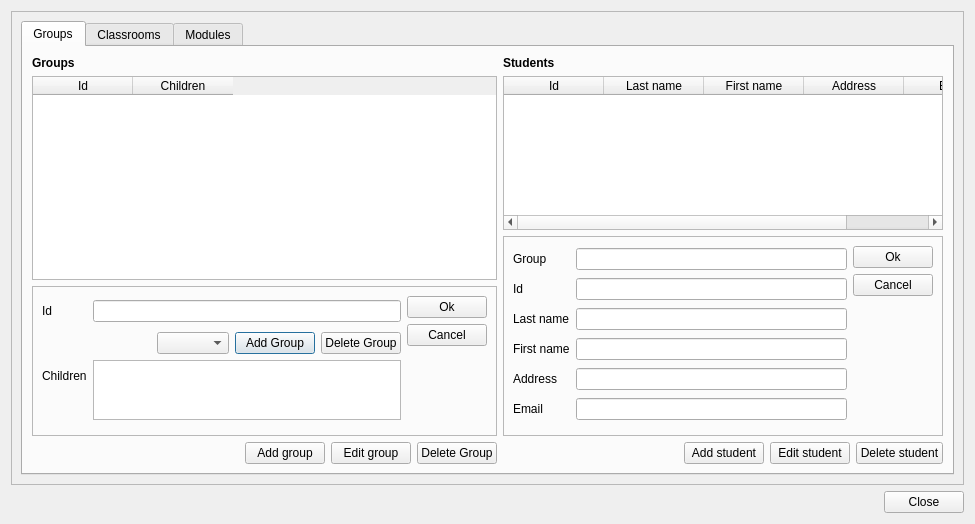
<?xml version="1.0" encoding="UTF-8"?>
<ui version="4.0">
 <class>WindowAdministrator</class>
 <widget class="QDialog" name="WindowAdministrator">
  <property name="geometry">
   <rect>
    <x>0</x>
    <y>0</y>
    <width>975</width>
    <height>524</height>
   </rect>
  </property>
  <property name="windowTitle">
   <string>WindowAdministrator</string>
  </property>
  <layout class="QVBoxLayout" name="verticalLayout">
   <item>
    <widget class="QScrollArea" name="scrollArea">
     <property name="widgetResizable">
      <bool>true</bool>
     </property>
     <widget class="QWidget" name="scrollAreaWidgetContents">
      <property name="geometry">
       <rect>
        <x>0</x>
        <y>0</y>
        <width>953</width>
        <height>467</height>
       </rect>
      </property>
      <layout class="QHBoxLayout" name="horizontalLayout_16">
       <item>
        <widget class="QTabWidget" name="tabWidget">
         <property name="currentIndex">
          <number>0</number>
         </property>
         <widget class="QWidget" name="tabGroups">
          <attribute name="title">
           <string>Groups</string>
          </attribute>
          <layout class="QHBoxLayout" name="horizontalLayout">
           <item>
            <layout class="QVBoxLayout" name="verticalLayout_2">
             <property name="sizeConstraint">
              <enum>QLayout::SetDefaultConstraint</enum>
             </property>
             <item>
              <widget class="QLabel" name="label">
               <property name="font">
                <font>
                 <weight>75</weight>
                 <bold>true</bold>
                </font>
               </property>
               <property name="text">
                <string>Groups</string>
               </property>
              </widget>
             </item>
             <item>
              <widget class="QTableWidget" name="tableWidgetGroups">
               <property name="editTriggers">
                <set>QAbstractItemView::NoEditTriggers</set>
               </property>
               <property name="alternatingRowColors">
                <bool>true</bool>
               </property>
               <property name="selectionMode">
                <enum>QAbstractItemView::SingleSelection</enum>
               </property>
               <property name="selectionBehavior">
                <enum>QAbstractItemView::SelectRows</enum>
               </property>
               <property name="showGrid">
                <bool>false</bool>
               </property>
               <attribute name="verticalHeaderVisible">
                <bool>false</bool>
               </attribute>
               <attribute name="verticalHeaderDefaultSectionSize">
                <number>18</number>
               </attribute>
               <attribute name="verticalHeaderVisible">
                <bool>false</bool>
               </attribute>
               <attribute name="verticalHeaderDefaultSectionSize">
                <number>18</number>
               </attribute>
               <column>
                <property name="text">
                 <string>Id</string>
                </property>
               </column>
               <column>
                <property name="text">
                 <string>Children</string>
                </property>
               </column>
              </widget>
             </item>
             <item>
              <widget class="QFrame" name="frameEditGroup">
               <property name="minimumSize">
                <size>
                 <width>465</width>
                 <height>150</height>
                </size>
               </property>
               <property name="maximumSize">
                <size>
                 <width>465</width>
                 <height>150</height>
                </size>
               </property>
               <property name="frameShape">
                <enum>QFrame::StyledPanel</enum>
               </property>
               <property name="frameShadow">
                <enum>QFrame::Raised</enum>
               </property>
               <layout class="QHBoxLayout" name="horizontalLayout_12">
                <item>
                 <layout class="QGridLayout" name="gridLayout_3">
                  <item row="0" column="0">
                   <widget class="QLabel" name="label_13">
                    <property name="text">
                     <string>Id</string>
                    </property>
                   </widget>
                  </item>
                  <item row="0" column="1">
                   <widget class="QLineEdit" name="lineEditIdGroup"/>
                  </item>
                  <item row="1" column="1">
                   <layout class="QVBoxLayout" name="verticalLayout_11">
                    <item>
                     <layout class="QHBoxLayout" name="horizontalLayout_14">
                      <item>
                       <spacer name="horizontalSpacer_8">
                        <property name="orientation">
                         <enum>Qt::Horizontal</enum>
                        </property>
                        <property name="sizeHint" stdset="0">
                         <size>
                          <width>40</width>
                          <height>20</height>
                         </size>
                        </property>
                       </spacer>
                      </item>
                      <item>
                       <widget class="QComboBox" name="comboBoxChildrenGroup"/>
                      </item>
                      <item>
                       <widget class="QPushButton" name="buttonAddChildrenGroup">
                        <property name="text">
                         <string>Add Group</string>
                        </property>
                       </widget>
                      </item>
                      <item>
                       <widget class="QPushButton" name="buttonDeleteChildrenGroup">
                        <property name="text">
                         <string>Delete Group</string>
                        </property>
                       </widget>
                      </item>
                     </layout>
                    </item>
                    <item>
                     <widget class="QListWidget" name="listWidgetChildrenGroup">
                      <property name="maximumSize">
                       <size>
                        <width>16777215</width>
                        <height>60</height>
                       </size>
                      </property>
                     </widget>
                    </item>
                   </layout>
                  </item>
                  <item row="1" column="0">
                   <widget class="QLabel" name="label_14">
                    <property name="text">
                     <string>Children</string>
                    </property>
                   </widget>
                  </item>
                 </layout>
                </item>
                <item>
                 <layout class="QVBoxLayout" name="verticalLayout_10">
                  <item>
                   <widget class="QPushButton" name="buttonOkEditGroup">
                    <property name="text">
                     <string>Ok</string>
                    </property>
                   </widget>
                  </item>
                  <item>
                   <widget class="QPushButton" name="buttonCancelEditGroup">
                    <property name="text">
                     <string>Cancel</string>
                    </property>
                   </widget>
                  </item>
                  <item>
                   <spacer name="verticalSpacer_3">
                    <property name="orientation">
                     <enum>Qt::Vertical</enum>
                    </property>
                    <property name="sizeHint" stdset="0">
                     <size>
                      <width>20</width>
                      <height>40</height>
                     </size>
                    </property>
                   </spacer>
                  </item>
                 </layout>
                </item>
               </layout>
              </widget>
             </item>
             <item>
              <layout class="QHBoxLayout" name="horizontalLayout_2">
               <item>
                <spacer name="horizontalSpacer">
                 <property name="orientation">
                  <enum>Qt::Horizontal</enum>
                 </property>
                 <property name="sizeHint" stdset="0">
                  <size>
                   <width>40</width>
                   <height>20</height>
                  </size>
                 </property>
                </spacer>
               </item>
               <item>
                <widget class="QPushButton" name="buttonAddGroup">
                 <property name="text">
                  <string>Add group</string>
                 </property>
                </widget>
               </item>
               <item>
                <widget class="QPushButton" name="buttonEditGroup">
                 <property name="text">
                  <string>Edit group</string>
                 </property>
                </widget>
               </item>
               <item>
                <widget class="QPushButton" name="buttonDeleteGroup">
                 <property name="text">
                  <string>Delete Group</string>
                 </property>
                </widget>
               </item>
              </layout>
             </item>
            </layout>
           </item>
           <item>
            <layout class="QVBoxLayout" name="verticalLayout_3">
             <item>
              <widget class="QLabel" name="labelStudent">
               <property name="font">
                <font>
                 <weight>75</weight>
                 <bold>true</bold>
                </font>
               </property>
               <property name="text">
                <string>Students</string>
               </property>
              </widget>
             </item>
             <item>
              <widget class="QTableWidget" name="tableWidgetStudents">
               <property name="editTriggers">
                <set>QAbstractItemView::NoEditTriggers</set>
               </property>
               <property name="alternatingRowColors">
                <bool>true</bool>
               </property>
               <property name="selectionMode">
                <enum>QAbstractItemView::SingleSelection</enum>
               </property>
               <property name="selectionBehavior">
                <enum>QAbstractItemView::SelectRows</enum>
               </property>
               <property name="showGrid">
                <bool>false</bool>
               </property>
               <attribute name="verticalHeaderVisible">
                <bool>false</bool>
               </attribute>
               <attribute name="verticalHeaderDefaultSectionSize">
                <number>18</number>
               </attribute>
               <attribute name="verticalHeaderVisible">
                <bool>false</bool>
               </attribute>
               <attribute name="verticalHeaderDefaultSectionSize">
                <number>18</number>
               </attribute>
               <column>
                <property name="text">
                 <string>Id</string>
                </property>
               </column>
               <column>
                <property name="text">
                 <string>Last name</string>
                </property>
               </column>
               <column>
                <property name="text">
                 <string>First name</string>
                </property>
               </column>
               <column>
                <property name="text">
                 <string>Address</string>
                </property>
               </column>
               <column>
                <property name="text">
                 <string>Email</string>
                </property>
               </column>
              </widget>
             </item>
             <item>
              <widget class="QFrame" name="frameEditStudent">
               <property name="minimumSize">
                <size>
                 <width>0</width>
                 <height>200</height>
                </size>
               </property>
               <property name="maximumSize">
                <size>
                 <width>16777215</width>
                 <height>200</height>
                </size>
               </property>
               <property name="frameShape">
                <enum>QFrame::StyledPanel</enum>
               </property>
               <property name="frameShadow">
                <enum>QFrame::Raised</enum>
               </property>
               <layout class="QHBoxLayout" name="horizontalLayout_15">
                <item>
                 <layout class="QGridLayout" name="gridLayout_4">
                  <item row="1" column="0">
                   <widget class="QLabel" name="label_15">
                    <property name="text">
                     <string>Group</string>
                    </property>
                   </widget>
                  </item>
                  <item row="2" column="0">
                   <widget class="QLabel" name="label_16">
                    <property name="text">
                     <string>Id</string>
                    </property>
                   </widget>
                  </item>
                  <item row="3" column="0">
                   <widget class="QLabel" name="label_17">
                    <property name="text">
                     <string>Last name</string>
                    </property>
                   </widget>
                  </item>
                  <item row="4" column="0">
                   <widget class="QLabel" name="label_18">
                    <property name="text">
                     <string>First name</string>
                    </property>
                   </widget>
                  </item>
                  <item row="5" column="0">
                   <widget class="QLabel" name="label_19">
                    <property name="text">
                     <string>Address</string>
                    </property>
                   </widget>
                  </item>
                  <item row="6" column="0">
                   <widget class="QLabel" name="label_20">
                    <property name="text">
                     <string>Email</string>
                    </property>
                   </widget>
                  </item>
                  <item row="1" column="1">
                   <widget class="QLineEdit" name="lineEditGroupStudent">
                    <property name="readOnly">
                     <bool>true</bool>
                    </property>
                   </widget>
                  </item>
                  <item row="2" column="1">
                   <widget class="QLineEdit" name="lineEditIdStudent"/>
                  </item>
                  <item row="3" column="1">
                   <widget class="QLineEdit" name="lineEditLastNameStudent"/>
                  </item>
                  <item row="4" column="1">
                   <widget class="QLineEdit" name="lineEditFirstNameStudent"/>
                  </item>
                  <item row="5" column="1">
                   <widget class="QLineEdit" name="lineEditAddressStudent"/>
                  </item>
                  <item row="6" column="1">
                   <widget class="QLineEdit" name="lineEditEmailStudent"/>
                  </item>
                 </layout>
                </item>
                <item>
                 <layout class="QVBoxLayout" name="verticalLayout_12">
                  <item>
                   <widget class="QPushButton" name="buttonOkEditStudent">
                    <property name="text">
                     <string>Ok</string>
                    </property>
                   </widget>
                  </item>
                  <item>
                   <widget class="QPushButton" name="buttonCancelStudent">
                    <property name="text">
                     <string>Cancel</string>
                    </property>
                   </widget>
                  </item>
                  <item>
                   <spacer name="verticalSpacer_4">
                    <property name="orientation">
                     <enum>Qt::Vertical</enum>
                    </property>
                    <property name="sizeHint" stdset="0">
                     <size>
                      <width>20</width>
                      <height>40</height>
                     </size>
                    </property>
                   </spacer>
                  </item>
                 </layout>
                </item>
               </layout>
              </widget>
             </item>
             <item>
              <layout class="QHBoxLayout" name="horizontalLayout_3">
               <item>
                <spacer name="horizontalSpacer_2">
                 <property name="orientation">
                  <enum>Qt::Horizontal</enum>
                 </property>
                 <property name="sizeHint" stdset="0">
                  <size>
                   <width>40</width>
                   <height>20</height>
                  </size>
                 </property>
                </spacer>
               </item>
               <item>
                <widget class="QPushButton" name="buttonAddStudent">
                 <property name="text">
                  <string>Add student</string>
                 </property>
                </widget>
               </item>
               <item>
                <widget class="QPushButton" name="buttonEditStudent">
                 <property name="text">
                  <string>Edit student</string>
                 </property>
                </widget>
               </item>
               <item>
                <widget class="QPushButton" name="buttonDeleteStudent">
                 <property name="text">
                  <string>Delete student</string>
                 </property>
                </widget>
               </item>
              </layout>
             </item>
            </layout>
           </item>
          </layout>
         </widget>
         <widget class="QWidget" name="tabClassrooms">
          <attribute name="title">
           <string>Classrooms</string>
          </attribute>
          <layout class="QHBoxLayout" name="horizontalLayout_4">
           <item>
            <layout class="QVBoxLayout" name="verticalLayout_4">
             <item>
              <widget class="QLabel" name="label_3">
               <property name="font">
                <font>
                 <weight>75</weight>
                 <bold>true</bold>
                </font>
               </property>
               <property name="text">
                <string>Classrooms</string>
               </property>
              </widget>
             </item>
             <item>
              <widget class="QTableWidget" name="tableWidgetClassrooms">
               <property name="editTriggers">
                <set>QAbstractItemView::NoEditTriggers</set>
               </property>
               <property name="alternatingRowColors">
                <bool>true</bool>
               </property>
               <property name="selectionMode">
                <enum>QAbstractItemView::SingleSelection</enum>
               </property>
               <property name="selectionBehavior">
                <enum>QAbstractItemView::SelectRows</enum>
               </property>
               <property name="showGrid">
                <bool>false</bool>
               </property>
               <attribute name="verticalHeaderVisible">
                <bool>false</bool>
               </attribute>
               <attribute name="verticalHeaderDefaultSectionSize">
                <number>18</number>
               </attribute>
               <attribute name="verticalHeaderVisible">
                <bool>false</bool>
               </attribute>
               <attribute name="verticalHeaderDefaultSectionSize">
                <number>18</number>
               </attribute>
               <column>
                <property name="text">
                 <string>Id</string>
                </property>
               </column>
               <column>
                <property name="text">
                 <string>Capacity</string>
                </property>
               </column>
               <column>
                <property name="text">
                 <string>Type</string>
                </property>
               </column>
               <column>
                <property name="text">
                 <string>Specificity</string>
                </property>
               </column>
              </widget>
             </item>
             <item>
              <widget class="QFrame" name="frameClassroom">
               <property name="minimumSize">
                <size>
                 <width>350</width>
                 <height>155</height>
                </size>
               </property>
               <property name="maximumSize">
                <size>
                 <width>350</width>
                 <height>155</height>
                </size>
               </property>
               <property name="frameShape">
                <enum>QFrame::StyledPanel</enum>
               </property>
               <property name="frameShadow">
                <enum>QFrame::Raised</enum>
               </property>
               <layout class="QHBoxLayout" name="horizontalLayout_17">
                <item>
                 <layout class="QGridLayout" name="gridLayout_5">
                  <item row="0" column="0">
                   <widget class="QLabel" name="label_21">
                    <property name="text">
                     <string>Id</string>
                    </property>
                   </widget>
                  </item>
                  <item row="0" column="1">
                   <widget class="QLineEdit" name="lineEditIdClassroom"/>
                  </item>
                  <item row="1" column="0">
                   <widget class="QLabel" name="label_22">
                    <property name="text">
                     <string>Capacity</string>
                    </property>
                   </widget>
                  </item>
                  <item row="1" column="1">
                   <widget class="QLineEdit" name="lineEditCapacityClassroom"/>
                  </item>
                  <item row="2" column="0">
                   <widget class="QLabel" name="label_23">
                    <property name="text">
                     <string>Type</string>
                    </property>
                   </widget>
                  </item>
                  <item row="2" column="1">
                   <widget class="QComboBox" name="comboBoxClassRoom">
                    <item>
                     <property name="text">
                      <string>Lecture Hall</string>
                     </property>
                    </item>
                    <item>
                     <property name="text">
                      <string>Tutorial Classroom</string>
                     </property>
                    </item>
                    <item>
                     <property name="text">
                      <string>Practical Classroom</string>
                     </property>
                    </item>
                   </widget>
                  </item>
                  <item row="3" column="0">
                   <widget class="QLabel" name="labelNumberComputers">
                    <property name="text">
                     <string>Number of
computers</string>
                    </property>
                   </widget>
                  </item>
                  <item row="3" column="1">
                   <layout class="QHBoxLayout" name="horizontalLayout_20">
                    <item>
                     <widget class="QCheckBox" name="checkBoxSpecificity">
                      <property name="text">
                       <string>Specificity</string>
                      </property>
                     </widget>
                    </item>
                    <item>
                     <widget class="QLineEdit" name="lineEditNumberComputers"/>
                    </item>
                   </layout>
                  </item>
                 </layout>
                </item>
                <item>
                 <layout class="QVBoxLayout" name="verticalLayout_13">
                  <item>
                   <widget class="QPushButton" name="buttonOkEditClassroom">
                    <property name="text">
                     <string>Ok</string>
                    </property>
                   </widget>
                  </item>
                  <item>
                   <widget class="QPushButton" name="buttonCancelEditClassroom">
                    <property name="text">
                     <string>Cancel</string>
                    </property>
                   </widget>
                  </item>
                  <item>
                   <spacer name="verticalSpacer_5">
                    <property name="orientation">
                     <enum>Qt::Vertical</enum>
                    </property>
                    <property name="sizeHint" stdset="0">
                     <size>
                      <width>20</width>
                      <height>40</height>
                     </size>
                    </property>
                   </spacer>
                  </item>
                 </layout>
                </item>
               </layout>
              </widget>
             </item>
             <item>
              <layout class="QHBoxLayout" name="horizontalLayout_5">
               <item>
                <spacer name="horizontalSpacer_3">
                 <property name="orientation">
                  <enum>Qt::Horizontal</enum>
                 </property>
                 <property name="sizeHint" stdset="0">
                  <size>
                   <width>40</width>
                   <height>20</height>
                  </size>
                 </property>
                </spacer>
               </item>
               <item>
                <widget class="QPushButton" name="buttonAddClassroom">
                 <property name="text">
                  <string>Add classroom</string>
                 </property>
                </widget>
               </item>
               <item>
                <widget class="QPushButton" name="buttonEditClassroom">
                 <property name="text">
                  <string>Edit classroom</string>
                 </property>
                </widget>
               </item>
               <item>
                <widget class="QPushButton" name="buttonDeleteClassroom">
                 <property name="text">
                  <string>Delete classroom</string>
                 </property>
                </widget>
               </item>
              </layout>
             </item>
            </layout>
           </item>
          </layout>
         </widget>
         <widget class="QWidget" name="tabModules">
          <attribute name="title">
           <string>Modules</string>
          </attribute>
          <layout class="QHBoxLayout" name="horizontalLayout_6">
           <item>
            <layout class="QVBoxLayout" name="verticalLayout_5">
             <item>
              <widget class="QLabel" name="label_2">
               <property name="font">
                <font>
                 <weight>75</weight>
                 <bold>true</bold>
                </font>
               </property>
               <property name="text">
                <string>Modules</string>
               </property>
              </widget>
             </item>
             <item>
              <widget class="QTableWidget" name="tableWidgetModules">
               <property name="editTriggers">
                <set>QAbstractItemView::NoEditTriggers</set>
               </property>
               <property name="alternatingRowColors">
                <bool>true</bool>
               </property>
               <property name="selectionMode">
                <enum>QAbstractItemView::SingleSelection</enum>
               </property>
               <property name="selectionBehavior">
                <enum>QAbstractItemView::SelectRows</enum>
               </property>
               <property name="showGrid">
                <bool>false</bool>
               </property>
               <attribute name="horizontalHeaderVisible">
                <bool>false</bool>
               </attribute>
               <attribute name="horizontalHeaderCascadingSectionResizes">
                <bool>false</bool>
               </attribute>
               <attribute name="horizontalHeaderShowSortIndicator" stdset="0">
                <bool>false</bool>
               </attribute>
               <attribute name="verticalHeaderVisible">
                <bool>false</bool>
               </attribute>
               <attribute name="verticalHeaderDefaultSectionSize">
                <number>18</number>
               </attribute>
               <attribute name="verticalHeaderVisible">
                <bool>false</bool>
               </attribute>
               <attribute name="horizontalHeaderShowSortIndicator" stdset="0">
                <bool>false</bool>
               </attribute>
               <attribute name="verticalHeaderDefaultSectionSize">
                <number>18</number>
               </attribute>
               <attribute name="horizontalHeaderCascadingSectionResizes">
                <bool>false</bool>
               </attribute>
               <attribute name="horizontalHeaderVisible">
                <bool>false</bool>
               </attribute>
               <column>
                <property name="text">
                 <string>Id</string>
                </property>
               </column>
               <column>
                <property name="text">
                 <string>Name</string>
                </property>
               </column>
               <column>
                <property name="text">
                 <string>The Head</string>
                </property>
               </column>
              </widget>
             </item>
             <item>
              <widget class="QFrame" name="frameEditModule">
               <property name="minimumSize">
                <size>
                 <width>371</width>
                 <height>100</height>
                </size>
               </property>
               <property name="maximumSize">
                <size>
                 <width>371</width>
                 <height>100</height>
                </size>
               </property>
               <property name="frameShape">
                <enum>QFrame::StyledPanel</enum>
               </property>
               <property name="frameShadow">
                <enum>QFrame::Raised</enum>
               </property>
               <layout class="QHBoxLayout" name="horizontalLayout_10">
                <item>
                 <layout class="QGridLayout" name="gridLayout">
                  <item row="0" column="1">
                   <widget class="QLabel" name="label_5">
                    <property name="text">
                     <string>Id</string>
                    </property>
                   </widget>
                  </item>
                  <item row="0" column="2">
                   <widget class="QLineEdit" name="lineEditIdModule"/>
                  </item>
                  <item row="1" column="1">
                   <widget class="QLabel" name="label_6">
                    <property name="text">
                     <string>Name</string>
                    </property>
                   </widget>
                  </item>
                  <item row="1" column="2">
                   <widget class="QLineEdit" name="lineEditNameModule"/>
                  </item>
                  <item row="2" column="1">
                   <widget class="QLabel" name="label_7">
                    <property name="text">
                     <string>The Head</string>
                    </property>
                   </widget>
                  </item>
                  <item row="2" column="2">
                   <widget class="QLineEdit" name="lineEditTheHeadModule"/>
                  </item>
                 </layout>
                </item>
                <item>
                 <layout class="QVBoxLayout" name="verticalLayout_6">
                  <item>
                   <widget class="QPushButton" name="buttonOkEditModule">
                    <property name="text">
                     <string>Ok</string>
                    </property>
                   </widget>
                  </item>
                  <item>
                   <widget class="QPushButton" name="buttonCancelEditModule">
                    <property name="text">
                     <string>Cancel</string>
                    </property>
                   </widget>
                  </item>
                  <item>
                   <spacer name="verticalSpacer">
                    <property name="orientation">
                     <enum>Qt::Vertical</enum>
                    </property>
                    <property name="sizeHint" stdset="0">
                     <size>
                      <width>20</width>
                      <height>40</height>
                     </size>
                    </property>
                   </spacer>
                  </item>
                 </layout>
                </item>
               </layout>
              </widget>
             </item>
             <item>
              <layout class="QHBoxLayout" name="horizontalLayout_7">
               <item>
                <spacer name="horizontalSpacer_4">
                 <property name="orientation">
                  <enum>Qt::Horizontal</enum>
                 </property>
                 <property name="sizeHint" stdset="0">
                  <size>
                   <width>40</width>
                   <height>20</height>
                  </size>
                 </property>
                </spacer>
               </item>
               <item>
                <widget class="QPushButton" name="buttonAddModule">
                 <property name="text">
                  <string>Add Module</string>
                 </property>
                </widget>
               </item>
               <item>
                <widget class="QPushButton" name="buttonEditModule">
                 <property name="text">
                  <string>Edit Module</string>
                 </property>
                </widget>
               </item>
               <item>
                <widget class="QPushButton" name="buttonDeleteModule">
                 <property name="text">
                  <string>Delete Module</string>
                 </property>
                </widget>
               </item>
              </layout>
             </item>
            </layout>
           </item>
           <item>
            <layout class="QVBoxLayout" name="verticalLayout_7">
             <item>
              <widget class="QLabel" name="label_4">
               <property name="font">
                <font>
                 <weight>75</weight>
                 <bold>true</bold>
                </font>
               </property>
               <property name="text">
                <string>Class Period</string>
               </property>
              </widget>
             </item>
             <item>
              <widget class="QTableWidget" name="tableWidgetClassPeriod">
               <property name="editTriggers">
                <set>QAbstractItemView::NoEditTriggers</set>
               </property>
               <property name="alternatingRowColors">
                <bool>true</bool>
               </property>
               <property name="selectionMode">
                <enum>QAbstractItemView::SingleSelection</enum>
               </property>
               <property name="selectionBehavior">
                <enum>QAbstractItemView::SelectRows</enum>
               </property>
               <property name="showGrid">
                <bool>false</bool>
               </property>
               <attribute name="verticalHeaderVisible">
                <bool>false</bool>
               </attribute>
               <attribute name="verticalHeaderDefaultSectionSize">
                <number>18</number>
               </attribute>
               <attribute name="verticalHeaderVisible">
                <bool>false</bool>
               </attribute>
               <attribute name="verticalHeaderDefaultSectionSize">
                <number>18</number>
               </attribute>
               <column>
                <property name="text">
                 <string>Id</string>
                </property>
               </column>
               <column>
                <property name="text">
                 <string>Type</string>
                </property>
               </column>
               <column>
                <property name="text">
                 <string>Teacher</string>
                </property>
               </column>
               <column>
                <property name="text">
                 <string>Duration</string>
                </property>
               </column>
               <column>
                <property name="text">
                 <string>Groups</string>
                </property>
               </column>
              </widget>
             </item>
             <item>
              <widget class="QFrame" name="frameEditClassPeriod">
               <property name="minimumSize">
                <size>
                 <width>421</width>
                 <height>230</height>
                </size>
               </property>
               <property name="maximumSize">
                <size>
                 <width>421</width>
                 <height>230</height>
                </size>
               </property>
               <property name="frameShape">
                <enum>QFrame::StyledPanel</enum>
               </property>
               <property name="frameShadow">
                <enum>QFrame::Raised</enum>
               </property>
               <layout class="QHBoxLayout" name="horizontalLayout_9">
                <item>
                 <layout class="QGridLayout" name="gridLayout_2">
                  <item row="0" column="1">
                   <widget class="QLabel" name="label_8">
                    <property name="text">
                     <string>Module</string>
                    </property>
                   </widget>
                  </item>
                  <item row="1" column="1">
                   <widget class="QLabel" name="label_9">
                    <property name="text">
                     <string>Type</string>
                    </property>
                   </widget>
                  </item>
                  <item row="2" column="1">
                   <widget class="QLabel" name="label_10">
                    <property name="text">
                     <string>Teacher</string>
                    </property>
                   </widget>
                  </item>
                  <item row="3" column="1">
                   <widget class="QLabel" name="label_11">
                    <property name="text">
                     <string>Duration</string>
                    </property>
                   </widget>
                  </item>
                  <item row="4" column="1">
                   <widget class="QLabel" name="label_12">
                    <property name="text">
                     <string>Group</string>
                    </property>
                   </widget>
                  </item>
                  <item row="0" column="2">
                   <widget class="QLineEdit" name="lineEditModule">
                    <property name="readOnly">
                     <bool>true</bool>
                    </property>
                   </widget>
                  </item>
                  <item row="1" column="2">
                   <widget class="QComboBox" name="comboBoxTypeClassPeriod">
                    <property name="maximumSize">
                     <size>
                      <width>80</width>
                      <height>16777215</height>
                     </size>
                    </property>
                    <property name="currentIndex">
                     <number>-1</number>
                    </property>
                    <item>
                     <property name="text">
                      <string>Magistral</string>
                     </property>
                    </item>
                    <item>
                     <property name="text">
                      <string>Tutorial</string>
                     </property>
                    </item>
                    <item>
                     <property name="text">
                      <string>Practical</string>
                     </property>
                    </item>
                   </widget>
                  </item>
                  <item row="2" column="2">
                   <widget class="QLineEdit" name="lineEditTeacherClassPeriod"/>
                  </item>
                  <item row="3" column="2">
                   <widget class="QLineEdit" name="lineEditDurationClassPeriod">
                    <property name="maximumSize">
                     <size>
                      <width>100</width>
                      <height>16777215</height>
                     </size>
                    </property>
                   </widget>
                  </item>
                  <item row="4" column="2">
                   <layout class="QVBoxLayout" name="verticalLayout_9">
                    <item>
                     <layout class="QHBoxLayout" name="horizontalLayout_13">
                      <item>
                       <spacer name="horizontalSpacer_6">
                        <property name="orientation">
                         <enum>Qt::Horizontal</enum>
                        </property>
                        <property name="sizeHint" stdset="0">
                         <size>
                          <width>40</width>
                          <height>20</height>
                         </size>
                        </property>
                       </spacer>
                      </item>
                      <item>
                       <widget class="QComboBox" name="comboBoxGroupClassPeriod"/>
                      </item>
                      <item>
                       <widget class="QPushButton" name="buttonAddGroupClassPeriod">
                        <property name="text">
                         <string>Add Group</string>
                        </property>
                       </widget>
                      </item>
                      <item>
                       <widget class="QPushButton" name="buttonDeleteGroupClassPeriod">
                        <property name="text">
                         <string>Delete Group</string>
                        </property>
                       </widget>
                      </item>
                     </layout>
                    </item>
                    <item>
                     <widget class="QListWidget" name="listWidgetGroupClassPeriod">
                      <property name="maximumSize">
                       <size>
                        <width>16777215</width>
                        <height>100</height>
                       </size>
                      </property>
                     </widget>
                    </item>
                   </layout>
                  </item>
                 </layout>
                </item>
                <item>
                 <layout class="QVBoxLayout" name="verticalLayout_8">
                  <item>
                   <widget class="QPushButton" name="buttonOkEditClassPeriod">
                    <property name="text">
                     <string>Ok</string>
                    </property>
                   </widget>
                  </item>
                  <item>
                   <widget class="QPushButton" name="buttonCancelEditClassPeriod">
                    <property name="text">
                     <string>Cancel</string>
                    </property>
                   </widget>
                  </item>
                  <item>
                   <spacer name="verticalSpacer_2">
                    <property name="orientation">
                     <enum>Qt::Vertical</enum>
                    </property>
                    <property name="sizeHint" stdset="0">
                     <size>
                      <width>20</width>
                      <height>40</height>
                     </size>
                    </property>
                   </spacer>
                  </item>
                 </layout>
                </item>
               </layout>
              </widget>
             </item>
             <item>
              <layout class="QHBoxLayout" name="horizontalLayout_8">
               <item>
                <spacer name="horizontalSpacer_5">
                 <property name="orientation">
                  <enum>Qt::Horizontal</enum>
                 </property>
                 <property name="sizeHint" stdset="0">
                  <size>
                   <width>40</width>
                   <height>20</height>
                  </size>
                 </property>
                </spacer>
               </item>
               <item>
                <widget class="QPushButton" name="buttonAddClassPeriod">
                 <property name="text">
                  <string>Add Class Period</string>
                 </property>
                </widget>
               </item>
               <item>
                <widget class="QPushButton" name="buttonEditClassPeriod">
                 <property name="text">
                  <string>Edit Class Period</string>
                 </property>
                </widget>
               </item>
               <item>
                <widget class="QPushButton" name="buttonDeleteClassPeriod">
                 <property name="text">
                  <string>Delete Class Period</string>
                 </property>
                </widget>
               </item>
              </layout>
             </item>
            </layout>
           </item>
          </layout>
         </widget>
        </widget>
       </item>
      </layout>
     </widget>
    </widget>
   </item>
   <item>
    <layout class="QHBoxLayout" name="horizontalLayout_11">
     <item>
      <spacer name="horizontalSpacer_7">
       <property name="orientation">
        <enum>Qt::Horizontal</enum>
       </property>
       <property name="sizeHint" stdset="0">
        <size>
         <width>40</width>
         <height>20</height>
        </size>
       </property>
      </spacer>
     </item>
     <item>
      <widget class="QPushButton" name="buttonClose">
       <property name="text">
        <string>Close</string>
       </property>
      </widget>
     </item>
    </layout>
   </item>
  </layout>
 </widget>
 <resources/>
 <connections/>
</ui>
